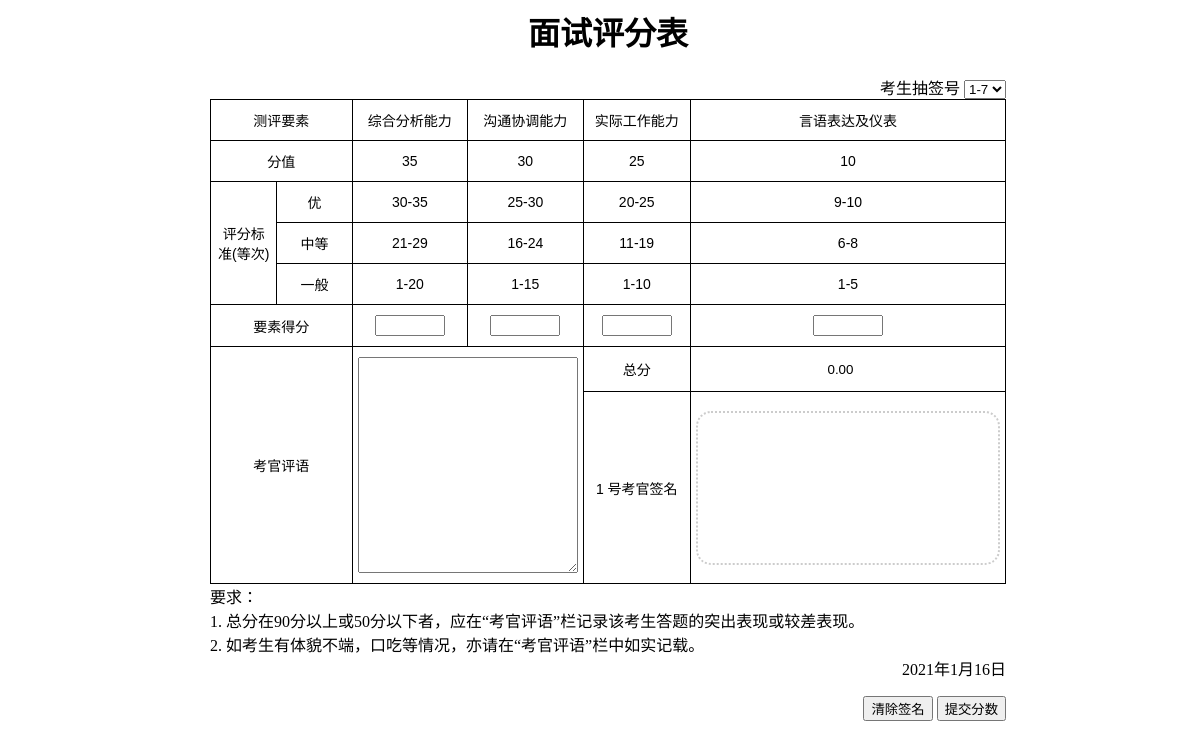
/ (signed in), run on an earlier commit of the app's database.
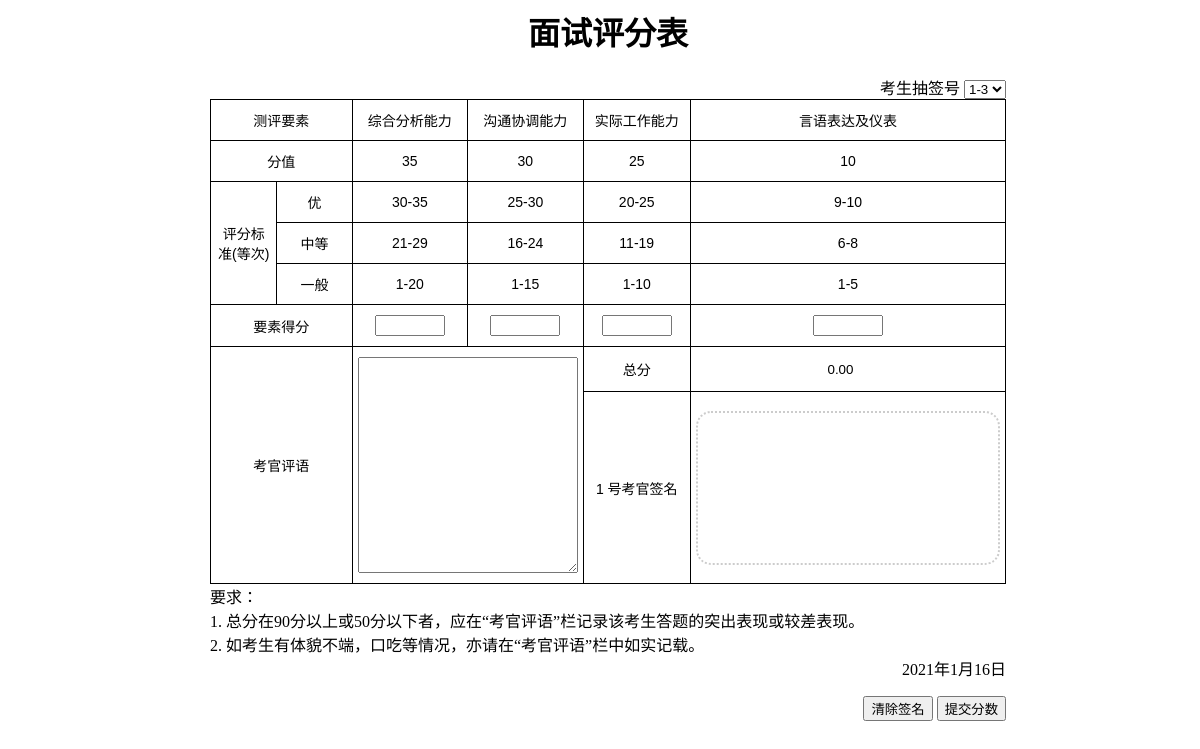
And on a later commit of the database.
### main/models.py (models this page shows, shortened)
class SingleScoreForm(models.Model):
    score = models.CharField(max_length=1000, default="")
    comment = models.CharField(max_length=1000)
    sig_filename = models.CharField(max_length=1000)
    date = models.DateField(default=date.today)
    interviewer = models.ForeignKey(Interviewer, on_delete=models.CASCADE)
    examiner = models.ForeignKey(Examiner, on_delete=models.CASCADE)
    formFinished = models.BooleanField(default=False)

class Interviewer(models.Model):
    draw_id = models.CharField(max_length=10)
    room_id = models.IntegerField(default=1)

### main/views.py (the view)
# urls.py: path('', views.index, name='home'),
@login_required
def index(request):
    if request.user.is_staff:
        return HttpResponse("请勿使用管理员账户登录打分页面")
    examiner = request.user.examiner
    logger.info(f"Examiner {examiner.examiner_id} in room {examiner.room_id} logged in")
    all_forms = SingleScoreForm.objects.filter(examiner=examiner)
    if len(all_forms) == 0:
        return HttpResponse("所有考生均已打分完毕")
    finished_forms = all_forms.filter(formFinished=True)
    finished_forms_dic = finished_forms.values("pk", "score", "comment", "interviewer", "formFinished")
    finished_forms_json = json.dumps(list(finished_forms_dic), cls=DjangoJSONEncoder)
    current_form = all_forms.filter(formFinished=False).order_by('id')[0]
    current_form_json = serializers.serialize("json", [current_form])
    context = {
        "examiner": examiner,
        "current_form": current_form,
        "current_form_json": current_form_json,
        "finished_forms": finished_forms,
        "finished_forms_json": finished_forms_json,
        "scoring_items": scoring_items,
        "colspan": len(scoring_items) - 2,
        }
    return render(request, 'main/index.html', context)

### main/templates/main/index.html (shortened to what the changed rows need)
{% load static %}
<head>
</head>
 <body>
  <div class="content" id="mainContainer">
    <h1 style="text-align: center">面试评分表</h1>
   <div style="text-align: right;">
    <form method="POST" action="saveForm" id="mainForm" >
      <div>
        <label for="draw_id">考生抽签号</label>
        <select name="draw_id" id="draw_id">
          <option value="{{current_form.interviewer.id}}" selected>{{current_form.interviewer.draw_id}}</option>
        </select>
      </div>
      <table class="tg" id="mainTable">
        <colgroup>
        </colgroup>
      <thead>
        <tr>
          <th class="tg-nrix" colspan="2">测评要素</th>
          {% for item in scoring_items %}
            <th class="tg-nrix">{{item.name}}</th>
          {% endfor %}
        </tr>
      </thead>
      </table>
    </form>
   </div>
  </div>
</body>
<script>
  // submit form
  var submitBtn = document.getElementById("sig-submitBtn");
  var canvas = document.getElementById("sig-canvas");
  submitBtn.addEventListener("click", function(e) {
    var valid_score = checkAllScoreInput();
    if (!valid_score){
      return;
    }
    var msg = "最终打分为" + document.getElementById("total_score").value + ",是否提交？";
    if(!confirm(msg)){
      return
    }
    var sigUrl = canvas.toDataURL();
    document.getElementById("sig_url").value = sigUrl;
    var now = new Date();
    var dateString = now.getFullYear() + "-" + (now.getMonth() + 1) + "-" + now.getDate()
    document.getElementById("current_dt").value =  dateString;
    // hide two buttons
    document.getElementById("sig-clearBtn").style.visibility = "hidden";
    document.getElementById("sig-submitBtn").style.visibility = "hidden";
    // hide border of the draw id
    document.getElementById("draw_id").style.border = "none";
    // // scale zoomed element to original size
    // document.body.style.zoom = 1.0
    html2canvas(document.getElementById("mainContainer"), {scale: 2}).then(function(canvas) {
        if(canvas){
          var scrshotUrl = canvas.toDataURL();
          document.getElementById("screenshot_url").value = scrshotUrl;
        $("#mainForm").submit();
        }
    });
  }, false);
  function checkAllScoreInput(){
    var scoring_items = document.getElementsByClassName("selected-score-input");
    for (var i = 0; i < scoring_items.length; i++){
      var valid_score = validateScore(scoring_items[i]);
      if(!valid_score){
        alert("请检查打分是否完整有效！");
        return false;
      }
    }
    return true;
  }
</script>

What changed in the data, as far as the page shows it:
no longer on this page (row edited): SingleScoreForm: draw_id "1-7"
now on this page (row edited): SingleScoreForm: draw_id "1-3"
